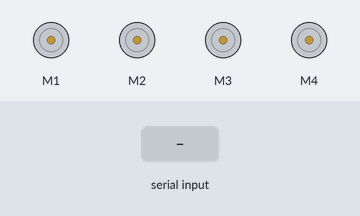
Recording of a sketch running on a simulated Arduino Uno, built with avr-gcc and run on an emulated ATmega328P. On the bench: 4 × DC motor (green arrow = forward, orange = backward, longer = faster). Inputs (shaded band) come from the test bench.

Above: at 1.2 s.
1.3 s: "90,45,200,10,150,30\n" received over Serial
At 3.2 s:
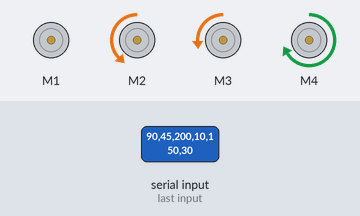
3.8 s: "30,150,10,200,45,90\n" received over Serial
At 5.1 s:
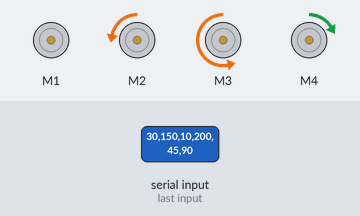
Timing chart, 0 to 14.3 s (numbered marks = the images above; inputs shaded):
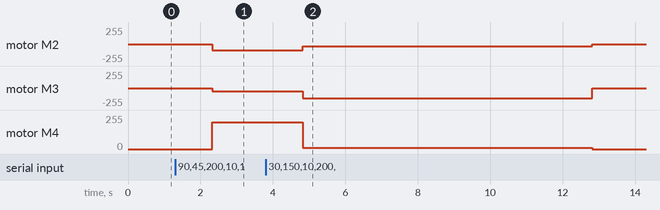

The sketch:

Max2Motorshield.ino
```cpp
// for controlling the Adafruit Motorshield via Max or Max for Live or similar
// by Jesse Stiles

#include <Wire.h>
#include <Adafruit_MotorShield.h>
#include "utility/Adafruit_MS_PWMServoDriver.h"

Adafruit_MotorShield AFMS = Adafruit_MotorShield();
Adafruit_DCMotor *m1 = AFMS.getMotor(1);
Adafruit_DCMotor *m2 = AFMS.getMotor(2);
Adafruit_DCMotor *m3 = AFMS.getMotor(3);
Adafruit_DCMotor *m4 = AFMS.getMotor(4);

int MIDI1, MIDI2, MIDI3, MIDI4;
int D1, D2, D3, D4;


void setup() {
  Serial.begin(9600);           // set up Serial library at 9600 bps
  AFMS.begin();  // create with the default frequency 1.6KHz
}


void loop() {

  MIDI1 = Serial.parseInt();
  MIDI2 = Serial.parseInt();
  MIDI3 = Serial.parseInt();
  MIDI4 = Serial.parseInt();
  D1 = Serial.parseInt();
  D2 = Serial.parseInt();
  D3 = Serial.parseInt();
  D4 = Serial.parseInt();

  m1->setSpeed(MIDI1);

  if(D1 == 0){
  m1->run(FORWARD);
  }
  else{
  m1->run(BACKWARD);
  }

  m2->setSpeed(MIDI2);

  if(D2 == 0){
  m2->run(FORWARD);
  }
  else{
  m2->run(BACKWARD);
  }

  m3->setSpeed(MIDI3);

  if(D3 == 0){
  m3->run(FORWARD);
  }
  else{
  m3->run(BACKWARD);
  }

  m4->setSpeed(MIDI4);

  if(D4 == 0){
  m4->run(FORWARD);
  }
  else{
  m4->run(BACKWARD);
  }

}
```

Measured:
- after the input at 1.3 s, motor M2: stopped → backward 90/255 after 1.0 s; motor M3: stopped → backward 45/255 after 1.0 s; motor M4: stopped → forward 200/255 after 1.0 s
- after the input at 3.8 s, motor M2: backward 90/255 → backward 30/255 after 1.0 s, → stopped 8.0 s later; motor M3: backward 45/255 → backward 150/255 after 1.0 s, → stopped 8.0 s later; motor M4: forward 200/255 → forward 10/255 after 1.0 s, → stopped 8.0 s later
